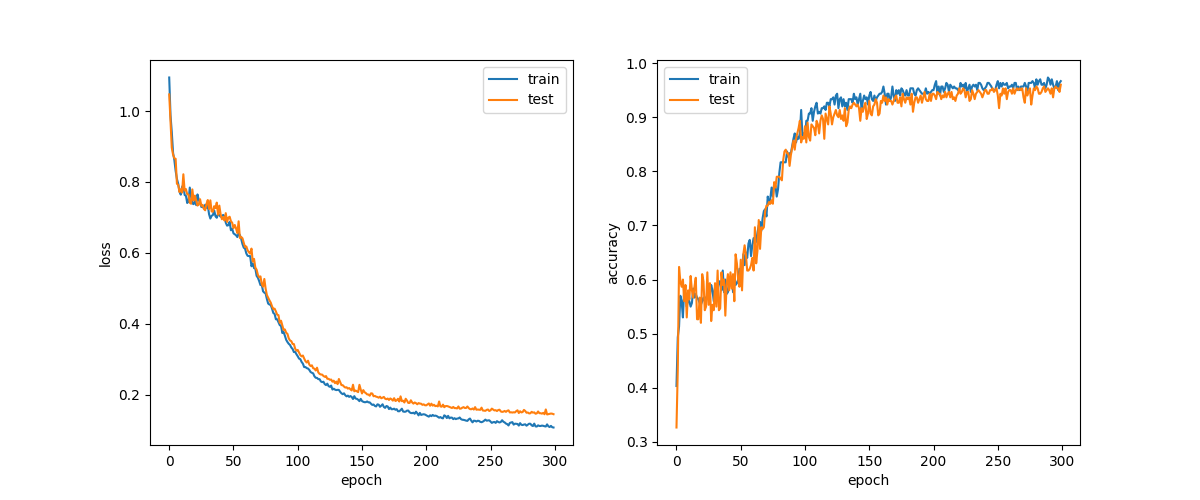

Generate this figure with Python:
if '__file__' in globals():
    import os, sys
    sys.path.append(os.path.join(os.path.dirname(__file__), '..'))


import numpy as np
import dzrkai
from dzrkai import optimizers
from dzrkai.dataloaders import DataLoader
import dzrkai.functions as F
from dzrkai.models import MLP
import matplotlib.pyplot as plt

# ハイパーパラメータの設定
lr = 1.0
max_epoch = 300
batch_size = 30
hidden_size = 10

# データの生成
train_set = dzrkai.datasets.Spiral(train=True)
test_set = dzrkai.datasets.Spiral(train=False)
train_loader = DataLoader(train_set, batch_size)
test_loader = DataLoader(test_set, batch_size, shuffle=False)

# モデルとオプティマイザの生成
model = MLP((hidden_size, 3))
optimizer = optimizers.SGD(lr).setup(model)

# 学習
train_loss_list = []
train_acc_list = []
test_loss_list = []
test_acc_list = []
for epoch in range(max_epoch):
    sum_loss, sum_acc = 0, 0
    for x, t in train_loader:
        y = model(x)
        loss = F.softmax_cross_entropy(y, t)
        acc = F.accuracy(y, t)
        model.cleargrads()
        loss.backward()
        optimizer.update()
        sum_loss += float(loss.data) * len(t)
        sum_acc += float(acc.data) * len(t)

    # 学習経過の表示
    epoch_loss, epoch_acc = sum_loss / len(train_set), sum_acc / len(train_set)
    print("epoch {}".format(epoch + 1))
    print("train loss {:.4f}, accuracy {:.4f}".format(epoch_loss, epoch_acc))
    train_loss_list.append(epoch_loss)
    train_acc_list.append(epoch_acc)

    # test_set で精度の確認
    sum_loss, sum_acc = 0, 0
    with dzrkai.no_grad():
        for x, t in test_loader:
            y = model(x)
            loss = F.softmax_cross_entropy(y, t)
            acc = F.accuracy(y, t)
            sum_loss += float(loss.data) * len(t)
            sum_acc += float(acc.data) * len(t)
    
    # 評価の表示
    epoch_loss, epoch_acc = sum_loss / len(train_set), sum_acc / len(train_set)
    print("test loss {:.4f}, accuracy {:.4f}".format(epoch_loss, epoch_acc))
    test_loss_list.append(epoch_loss)
    test_acc_list.append(epoch_acc)

x = [i for i in range(max_epoch)]
fig = plt.figure(figsize=(12, 5))

ax1 = fig.add_subplot(1, 2, 1)
ax1.plot(x, train_loss_list, label="train")
ax1.plot(x, test_loss_list, label="test")
ax1.set_xlabel("epoch")
ax1.set_ylabel("loss")
ax1.legend()

ax2 = fig.add_subplot(1, 2, 2)
ax2.plot(x, train_acc_list, label="train")
ax2.plot(x, test_acc_list, label="test")
ax2.set_xlabel("epoch")
ax2.set_ylabel("accuracy")
ax2.legend()

plt.savefig("step50.png")


